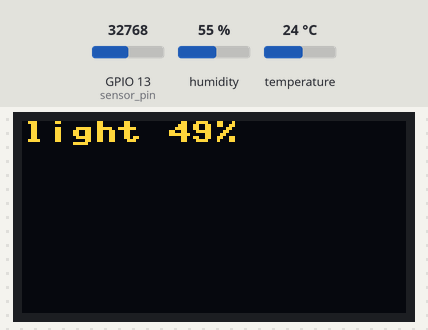
The program below on a simulated ESP32 board running MicroPython. Shown: 128×64 one-colour display. The inputs (shaded band) are chosen by the test bench; at power-on: temperature 24 °C, GPIO 13 (sensor_pin) = 32768, humidity 55 % (analog values on the 0–65535 scale). The OLED is the two-colour kind (top 16 rows yellow).

Above: at 1.05 s.
1.3 s: temperature set to 12 °C
At 1.51 s:
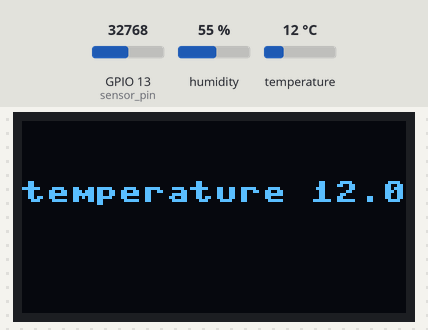
2.9 s: GPIO 13 (sensor_pin) set to 45874
At 3.22 s:
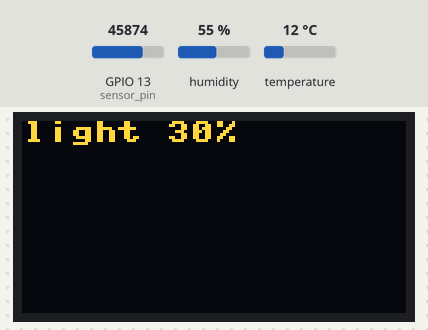
4.6 s: temperature set to 19 °C
At 4.93 s:
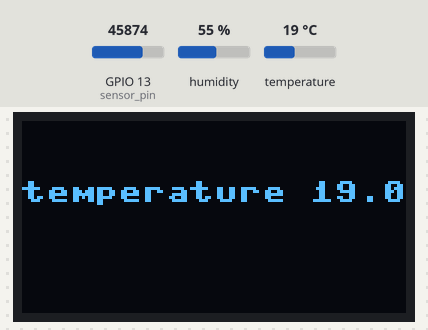
6.3 s: GPIO 13 (sensor_pin) set to 57670
At 6.64 s:
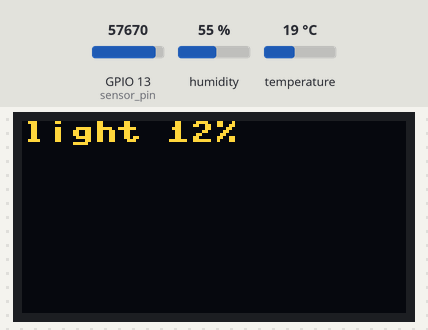
8.0 s: temperature set to 28 °C
At 8.35 s:
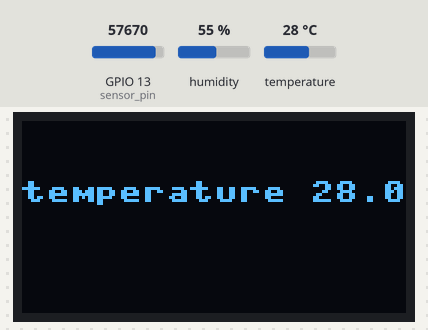
9.7 s: GPIO 13 (sensor_pin) set to 65535
At 10.05 s:
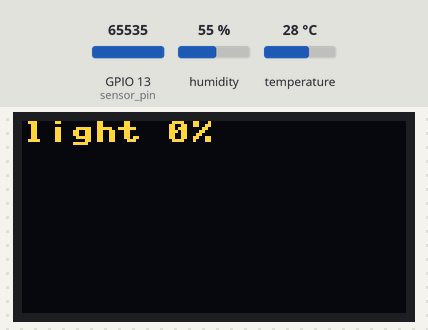

Measured:
- after the input at 1.3 s, the display: changes after 0.13 s (image 1)
- after the input at 2.9 s, the display: first differs from a run without the input after 0.26 s (image 2)
- after the input at 4.6 s, the display: first differs from a run without the input after 0.25 s (image 3)
- after the input at 6.3 s, the display: first differs from a run without the input after 0.27 s (image 4)
- after the input at 8.0 s, the display: first differs from a run without the input after 0.26 s (image 5)
- after the input at 9.7 s, the display: first differs from a run without the input after 0.29 s (image 6)

The program:

main.py
```python
from machine import Pin, SoftI2C, ADC
import time
from ssd1306 import SSD1306_I2C
import dht

i2c = SoftI2C(scl=Pin(14), sda=Pin(12))
width = 128
height = 64
oled = SSD1306_I2C(width, height, i2c)

sensor_pin = Pin(13, Pin.IN)
light_sensor = ADC(sensor_pin)

sensor = dht.DHT22(Pin(15))

while 1:
    signal = 65535 - light_sensor.read_u16()
    signal_percent = int(signal * (100 / 65535))

    oled.text('light ' + str(signal_percent) + '%', 0, 0)
    oled.show()
    time.sleep_ms(60)
    oled.fill(0)

    time.sleep_ms(30)

    sensor.measure()
    temp = sensor.temperature()

    oled.text('temperature ' + str(temp), 0, 20)
    oled.show()
    time.sleep_ms(100)
    oled.fill(0)

    time.sleep_ms(50)
```
